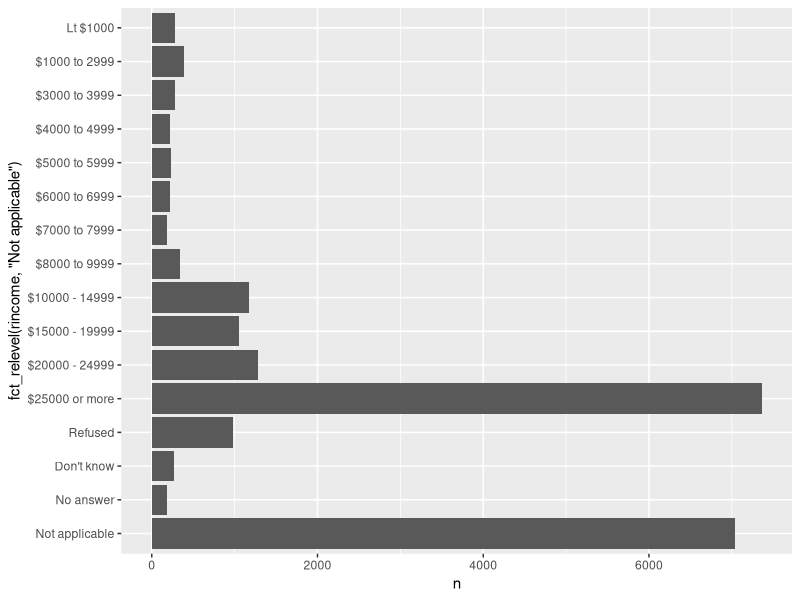
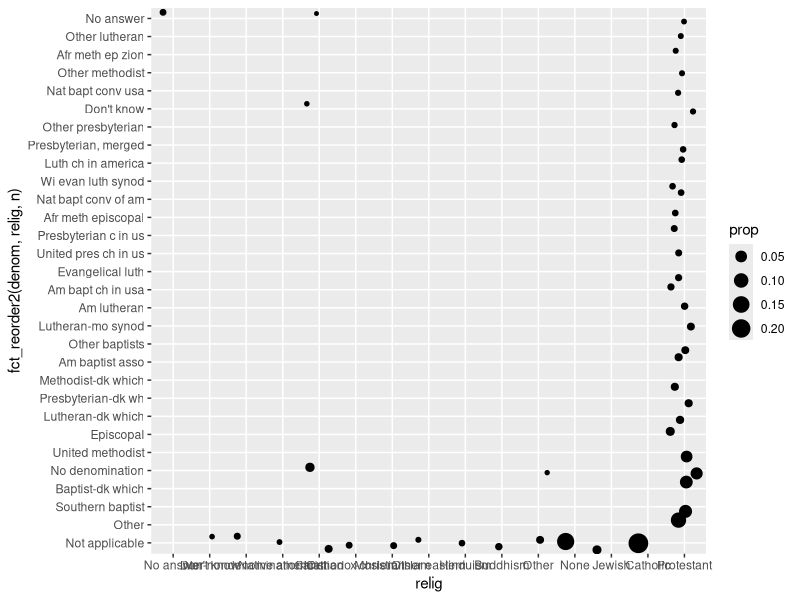
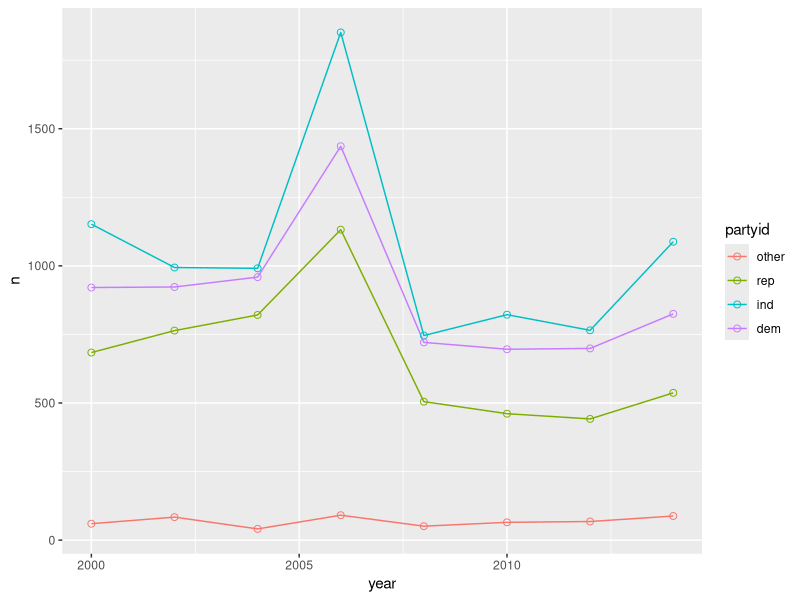
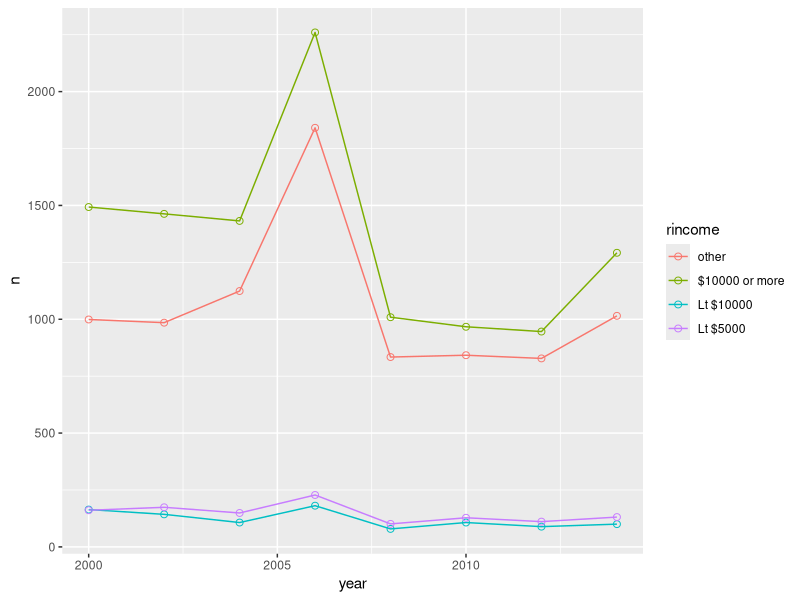

These figures' R source, in order:
## ---- chunk 1
library(stringr)
library(forcats)
library(tidyverse)
## ---- chunk 2
gss_cat %>%
  count(rincome)  %>%
  ggplot(aes(n,fct_relevel(rincome, "Not applicable"))) + 
    geom_col()
## ---- chunk 3
gss_cat %>%
  count(relig) %>%
  arrange(desc(n)) %>% 
  head(1)

gss_cat %>%
  count(partyid) %>%
  arrange(desc(n)) %>% 
  head(1)
## ---- chunk 4
df <- gss_cat %>%
  select(denom,relig) %>%
  group_by(denom,relig) %>%
  summarise(
    n=n()
  ) %>% 
  ungroup()

sum_n = sum(df$n)

df <- df %>%
  mutate(prop = n / sum_n)

df %>% 
  ggplot(mapping=aes(relig, fct_reorder2(denom,relig,n), size=prop)) +
    geom_point(position="jitter")
## ---- chunk 5
gss_cat_collapse <- gss_cat %>%
  mutate(partyid = fct_collapse(partyid,
                                other = c("No answer","Don't know","Other party"),
                                rep = c("Strong republican","Not str republican"),
                                ind = c("Ind,near rep","Independent","Ind,near dem"),
                                dem = c("Not str democrat","Strong democrat")))


gss_cat_collapse %>%
  group_by(year) %>%
  count(partyid) %>%
  ggplot(aes(year,n,color = partyid))+
  geom_line()+
  geom_point(size = 2, shape= 1)
## ---- chunk 6
gss_cat_collapse <- gss_cat %>%
  mutate(rincome = fct_collapse(rincome,
                                other = c("No answer","Don't know","Refused","Not applicable"),
                                "Lt $5000" = c("Lt $1000","$1000 to 2999","$3000 to 3999","$4000 to 4999"),
                                "Lt $10000" = c("$5000 to 5999","$6000 to 6999","$7000 to 7999","$8000 to 9999"),
                                "$10000 or more" = c("$10000 - 14999","$15000 - 19999","$20000 - 24999","$25000 or more"))) 

gss_cat_collapse %>%
  group_by(year) %>%
  count(rincome) %>%
  ggplot(aes(year,n,color = rincome))+
  geom_line()+
  geom_point(size = 2, shape= 1)
